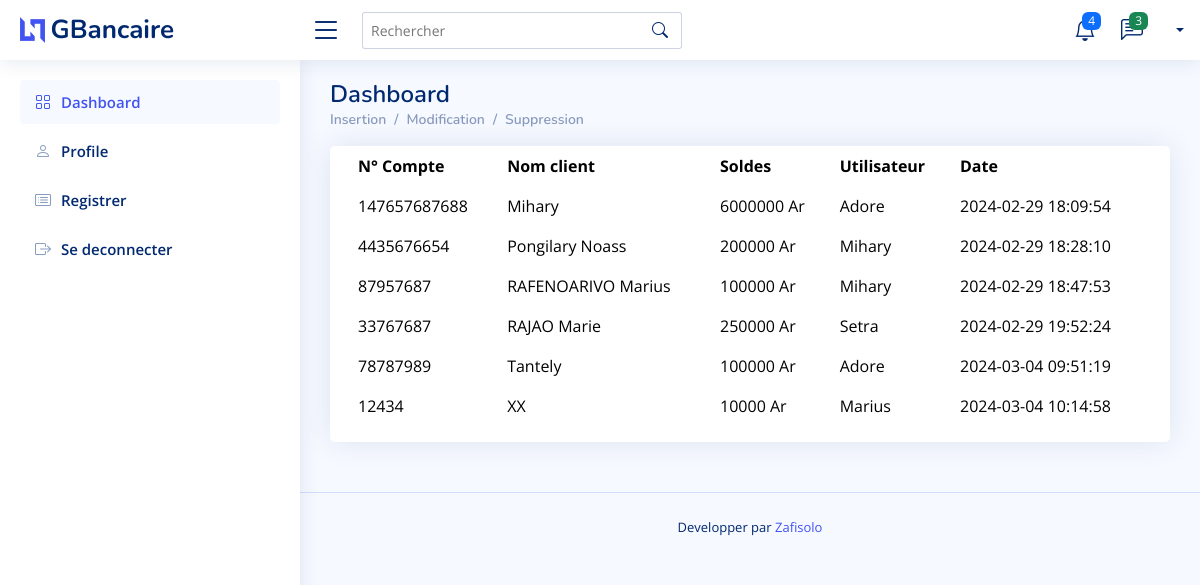
The page / on the database its author committed.
### tables this page shows
CREATE TABLE `audit_compte` (
  `id` int(11) NOT NULL,
  `id_user` int(11) NOT NULL,
  `numcompte` varchar(32) NOT NULL,
  `nomclient` varchar(32) NOT NULL,
  `solde` varchar(32) NOT NULL,
  `soldenouveau` varchar(32) NOT NULL,
  `date` datetime NOT NULL DEFAULT current_timestamp(),
  `action` enum('ajout','modifier','supprimer','') NOT NULL
);

CREATE TABLE `utilisateur` (
  `id_user` int(11) NOT NULL,
  `nom` varchar(32) NOT NULL,
  `email` varchar(32) NOT NULL,
  `pass` varchar(32) NOT NULL
);

### application/controllers/emploie.php (called while the page is built, shortened)
<?php
class emploie extends CI_Controller {
	public function index(){
		$this->load->model('emploies_model');
		$audit_compte = $this->emploies_model->auditall();
		$data = array();
		$data['audit_compte'] = $audit_compte;
		$this->load->view('index',$data);
	}
}

### index.php (called while the page is built, shortened)
<?php
require_once BASEPATH.'core/CodeIgniter.php';

### application/models/emploies_model.php (called while the page is built, shortened)
<?php
    class emploies_model extends CI_model {
        function auditall(){
            $query = $this->db->query("SELECT * FROM audit_compte, utilisateur where utilisateur.id_user=audit_compte.id_user and audit_compte.action='ajout' ");
            return $query;
        }
    }
?>

### application/views/index.php (the view, shortened to what this page needs)
?><!DOCTYPE html>
<html lang="en">
<head>
  <link href="<?php echo base_url().'assets/vendor/bootstrap/css/bootstrap.min.css';?>" rel="stylesheet">
  <link href="<?php echo base_url().'assets/vendor/bootstrap-icons/bootstrap-icons.css';?>" rel="stylesheet">
  <link href="<?php echo base_url().'assets/vendor/boxicons/css/boxicons.min.css';?>" rel="stylesheet">
  <link href="<?php echo base_url().'assets/vendor/quill/quill.snow.css';?>" rel="stylesheet">
  <link href="<?php echo base_url().'assets/vendor/quill/quill.bubble.css';?>" rel="stylesheet">
  <link href="<?php echo base_url().'assets/vendor/remixicon/remixicon.css';?>" rel="stylesheet">
  <link href="<?php echo base_url().'assets/vendor/simple-datatables/style.css';?>" rel="stylesheet">
  <link href="<?php echo base_url().'assets/css/style.css';?>" rel="stylesheet">
</head>
<body>
  <header id="header" class="header fixed-top d-flex align-items-center">
    <div class="d-flex align-items-center justify-content-between">
      <a href="index.html" class="logo d-flex align-items-center">
        <img src="<?php echo base_url().'assets/img/logo.png';?>" alt="">
        <span class="d-none d-lg-block">GBancaire</span>
      </a>
      <i class="bi bi-list toggle-sidebar-btn"></i>
    </div>
    <div class="search-bar">
      <form class="search-form d-flex align-items-center" method="POST" action="#">
        <input type="text" name="query" placeholder="Rechercher" title="Enter search keyword">
        <button type="submit" title="Search"><i class="bi bi-search"></i></button>
      </form>
    </div>
    <nav class="header-nav ms-auto">
      <ul class="d-flex align-items-center">
        <li class="nav-item dropdown">
          <a class="nav-link nav-icon" href="#" data-bs-toggle="dropdown">
            <i class="bi bi-bell"></i>
            <span class="badge bg-primary badge-number">4</span>
          </a>
        </li>
        <li class="nav-item dropdown">
          <a class="nav-link nav-icon" href="#" data-bs-toggle="dropdown">
            <i class="bi bi-chat-left-text"></i>
            <span class="badge bg-success badge-number">3</span>
          </a>
        </li>
        <li class="nav-item dropdown pe-3">
          <a class="nav-link nav-profile d-flex align-items-center pe-0" href="#" data-bs-toggle="dropdown">
            <span class="d-none d-md-block dropdown-toggle ps-2"><?php echo $this->session->userdata('nom'); ?></span>
          </a>
        </li>
      </ul>
    </nav>
  </header>
  <aside id="sidebar" class="sidebar">
    <ul class="sidebar-nav" id="sidebar-nav">
      <li class="nav-item">
        <a class="nav-link " href="<?php echo base_url().'index.php/emploie/dashboard/';?>">
          <i class="bi bi-grid"></i>
          <span>Dashboard</span>
        </a>
      </li>
      <li class="nav-item">
        <a class="nav-link collapsed" href="users-profile.html">
          <i class="bi bi-person"></i>
          <span>Profile</span>
        </a>
      </li>
      <li class="nav-item">
        <a class="nav-link collapsed" href="<?php echo base_url().'index.php/emploie/registrer';?>">
          <i class="bi bi-card-list"></i>
          <span>Registrer</span>
        </a>
      </li>
      <li class="nav-item">
        <a href="<?php echo base_url().'index.php/emploie/deconnexion';?>"class="nav-link collapsed" href="pages-login.html">
          <i class="bi bi-box-arrow-right"></i>
          <span>Se deconnecter</span>
        </a>
      </li>
    </ul>
  </aside>
  <main id="main" class="main">
    <div class="pagetitle">
      <h1>Dashboard</h1>
      <nav>
        <ol class="breadcrumb">
          <li class="breadcrumb-item active"><a href="<?php echo base_url().'index.php/emploie/index';?>">Insertion</a></li>
          <li class="breadcrumb-item "><a href="<?php echo base_url().'index.php/emploie/indexmodi';?>">Modification</a></li>
          <li class="breadcrumb-item "><a href="<?php echo base_url().'index.php/emploie/indexsuppre';?>">Suppression</a></li>
        </ol>
      </nav>
    </div>
    <section class="section">
      <div class="row">
        <div class="col-lg-12">
          <div class="card">
            <div class="card-body pb-0">
              <table class="table table-borderless ">
                <thead>
                  <tr>
                    <th scope="col">N° Compte</th>
                    <th scope="col">Nom client</th>
                    <th scope="col">Soldes</th>
                    <th scope="col">Utilisateur</th>
                    <th scope="col">Date</th>
                  </tr>
                </thead>
                <tbody>
                <?php if( $audit_compte->num_rows() > 0) { foreach($audit_compte->result() as $row){?>
                  <tr>
                    <td><?php echo $row->numcompte;?></td>
                    <td><?php echo $row->nomclient;?></td>
                    <td><?php echo $row->solde .' '.'Ar';?></td>
                    <td><?php echo $row->nom;?></td>
                    <td><?php echo $row->date;?></td>
                  </tr>
                  <?php } } ?>
                </tbody>
              </table>
            </div>
          </div>
        </div>
      </div>
    </section>
  </main>
  <footer id="footer" class="footer">
    <div class="credits">
      Developper par <a href="https://bootstrapmade.com/">Zafisolo </a>
    </div>
  </footer>
</body>
</html>

### assets/css/style.css (style rules this page uses)
:root { scroll-behavior: smooth; }
body { font-family: "Open Sans", sans-serif; background: #f6f9ff; color: #444444; }
a { color: #4154f1; text-decoration: none; }
h1, h2, h3, h4, h5, h6 { font-family: "Nunito", sans-serif; }
#main { margin-top: 60px; padding: 20px 30px; transition: all 0.3s; }
.pagetitle { margin-bottom: 10px; }
.pagetitle h1 { font-size: 24px; margin-bottom: 0; font-weight: 600; color: #012970; }
.card { margin-bottom: 30px; border: none; border-radius: 5px; box-shadow: 0px 0 30px rgba(1, 41, 112, 0.1); }
.card-body { padding: 0 20px 20px 20px; }
.breadcrumb { font-size: 14px; font-family: "Nunito", sans-serif; color: #899bbd; font-weight: 600; }
.breadcrumb a { color: #899bbd; transition: 0.3s; }
.breadcrumb .breadcrumb-item::before { color: #899bbd; }
.breadcrumb .active { color: #51678f; font-weight: 600; }
.logo { line-height: 1; }
@media (min-width: 1200px) { .logo { width: 280px; } }
.logo img { max-height: 26px; margin-right: 6px; }
.logo span { font-size: 26px; font-weight: 700; color: #012970; font-family: "Nunito", sans-serif; }
.header { transition: all 0.5s; z-index: 997; height: 60px; box-shadow: 0px 2px 20px rgba(1, 41, 112, 0.1); background-color: #fff; padding-left: 20px; }
.header .toggle-sidebar-btn { font-size: 32px; padding-left: 10px; cursor: pointer; color: #012970; }
.header .search-bar { min-width: 360px; padding: 0 20px; }
.header .search-form { width: 100%; }
.header .search-form input { border: 0; font-size: 14px; color: #012970; border: 1px solid rgba(1, 41, 112, 0.2); padding: 7px 38px 7px 8px; border-radius: 3px; transition: 0.3s; width: 100%; }
.header .search-form button { border: 0; padding: 0; margin-left: -30px; background: none; }
.header .search-form button i { color: #012970; }
.header-nav ul { list-style: none; }
.header-nav>ul { margin: 0; padding: 0; }
.header-nav .nav-icon { font-size: 22px; color: #012970; margin-right: 25px; position: relative; }
.header-nav .nav-profile { color: #012970; }
.header-nav .nav-profile span { font-size: 14px; font-weight: 600; }
.header-nav .badge-number { position: absolute; inset: -2px -5px auto auto; font-weight: normal; font-size: 12px; padding: 3px 6px; }
.sidebar { position: fixed; top: 60px; left: 0; bottom: 0; width: 300px; z-index: 996; transition: all 0.3s; padding: 20px; overflow-y: auto; scrollbar-width: thin; scrollbar-color: #aab7cf transparent; box-shadow: 0px 0px 20px rgba(1, 41, 112, 0.1); background-color: #fff; }
@media (min-width: 1200px) { #main, #footer { margin-left: 300px; } }
.sidebar-nav { padding: 0; margin: 0; list-style: none; }
.sidebar-nav li { padding: 0; margin: 0; list-style: none; }
.sidebar-nav .nav-item { margin-bottom: 5px; }
.sidebar-nav .nav-link { display: flex; align-items: center; font-size: 15px; font-weight: 600; color: #4154f1; transition: 0.3; background: #f6f9ff; padding: 10px 15px; border-radius: 4px; }
.sidebar-nav .nav-link i { font-size: 16px; margin-right: 10px; color: #4154f1; }
.sidebar-nav .nav-link.collapsed { color: #012970; background: #fff; }
.sidebar-nav .nav-link.collapsed i { color: #899bbd; }
.footer { padding: 20px 0; font-size: 14px; transition: all 0.3s; border-top: 1px solid #cddfff; }
.footer .credits { padding-top: 5px; text-align: center; font-size: 13px; color: #012970; }

### rows shown on the page
audit_compte: numcompte "147657687688", nomclient "Mihary", solde "6000000", id_user.nom "Adore", date "2024-02-29 18:09:54"
audit_compte: numcompte "4435676654", nomclient "Pongilary Noass", solde "200000", id_user.nom "Mihary", date "2024-02-29 18:28:10"
audit_compte: numcompte "87957687", nomclient "RAFENOARIVO Marius", solde "100000", id_user.nom "Mihary", date "2024-02-29 18:47:53"
audit_compte: numcompte "33767687", nomclient "RAJAO Marie", solde "250000", id_user.nom "Setra", date "2024-02-29 19:52:24"
audit_compte: numcompte "78787989", nomclient "Tantely", solde "100000", id_user.nom "Adore", date "2024-03-04 09:51:19"
audit_compte: numcompte "12434", nomclient "XX", solde "10000", id_user.nom "Marius", date "2024-03-04 10:14:58"
